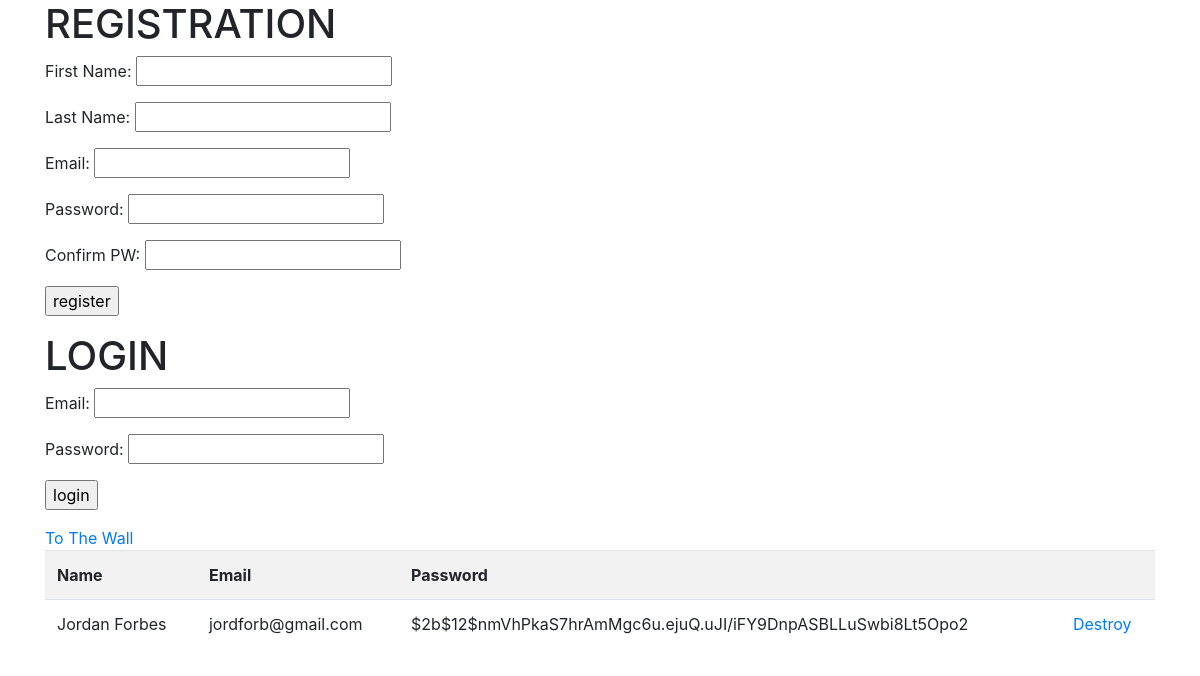
Before: / with the older database file.
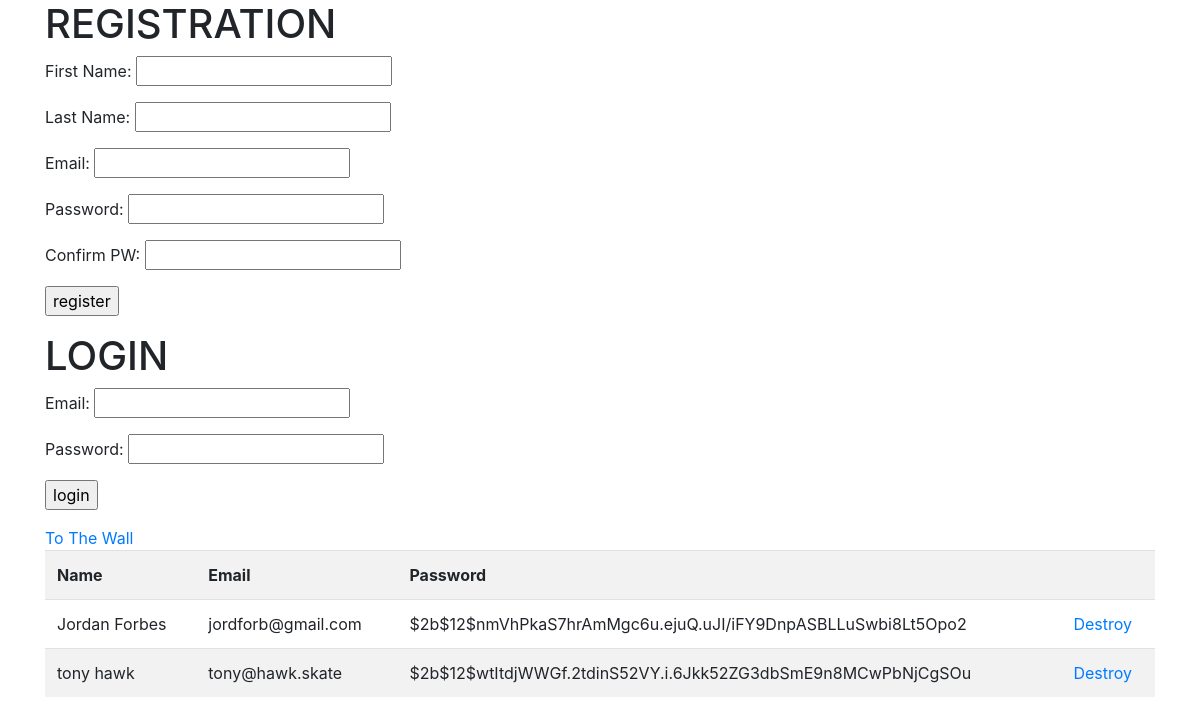
After: the same page with the newer database file.
### loginapp/models.py (models this page shows)
class User(models.Model):
    first_name = models.CharField(max_length=255 )
    last_name = models.CharField(max_length= 255)
    email = models.CharField(max_length=255)
    password = models.CharField(max_length = 255)
    created_at = models.DateTimeField(auto_now_add = True)
    updated_at = models.DateTimeField(auto_now = True)
    objects = UserManager()

### loginapp/views.py (the view)
# urls.py: path('', views.index),
def index(request):
    context = {
        'allUsers': User.objects.all()
    }
    return render(request, "index.html", context)

### loginapp/templates/index.html (shortened to what this page needs)
<!DOCTYPE html>
<html lang="en">
<head>
    <link rel="stylesheet" href="https://stackpath.bootstrapcdn.com/bootstrap/4.5.0/css/bootstrap.min.css">
</head>
<body>
    <div class="container">
        <h1>REGISTRATION</h1>
        <div class="registration">
            <form action="register" method="post">
                <p>First Name: <input type="text" name="firstName"></p>
                <p>Last Name: <input type="text" name="lastName"></p>
                <p>Email: <input type="text" name="email"></p>
                <p>Password: <input type="text" name="pw"></p>
                <p>Confirm PW: <input type="text" name="confpw"></p>
                <p><input type="submit" value="register"></p>
            </form>
        </div>
        <H1>LOGIN</H1>
        <div class="login">
            <form action="login" method="post">
                <p>Email: <input type="text" name="email"></p>
                <p>Password: <input type="text" name="pw"></p>
                <p><input type="submit" value="login"></p>
            </form>
        </div>
        <a href="/wall">To The Wall</a>
        <table class = "table table-striped">
            <tr>
                <th>Name</th>
                <th>Email</th>
                <th>Password</th>
                <th></th>
            </tr>
            {% for user in allUsers %}
            <tr>
                <td>{{ user.first_name }} {{user.last_name}}</td>
                <td>{{ user.email }}</td>
                <td>{{ user.password }}</td>
                <td><a href="/{{user.id}}/destroy">Destroy</a></td>
            </tr>
            {% endfor %}
        </table>
    </div>
</body>
</html>

Changed rows visible on the page:
added User: first_name "tony", last_name "hawk", email "tony@hawk.skate", password "$2b$12$wtItdjWWGf.2tdinS52VY.i.6Jkk52ZG3dbSmE9n8MCwPbNjCgSOu"
